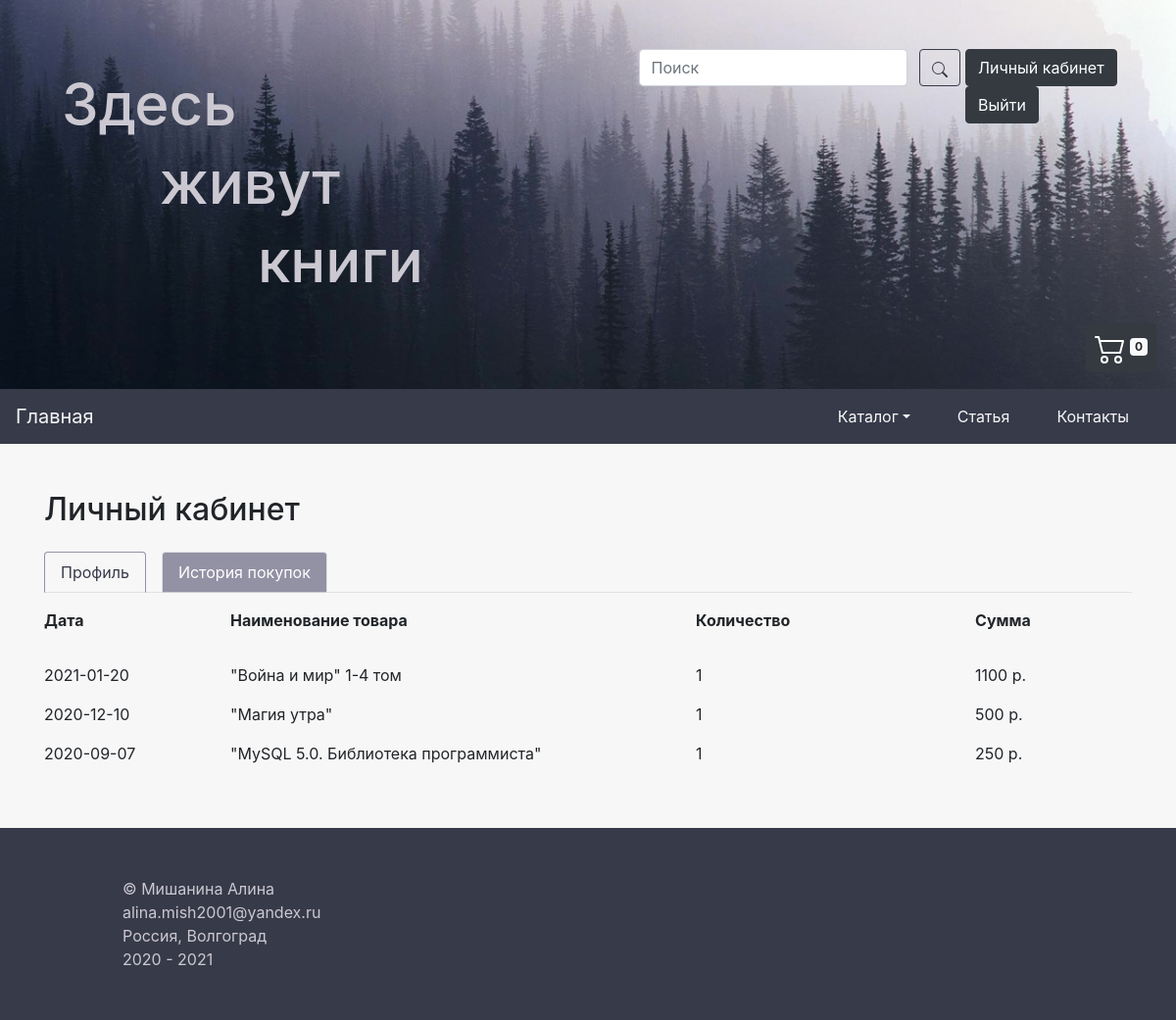
Page /lk_shop_hist.php (signed in) on the committed database.
### tables this page shows
CREATE TABLE `purchase_history` (
  `purchase_id` int(10) UNSIGNED NOT NULL,
  `purchase_date` date NOT NULL,
  `book_name` text NOT NULL,
  `purchase_quant` int(5) UNSIGNED NOT NULL,
  `purchase_cost` decimal(10,0) NOT NULL,
  `user_id` int(10) NOT NULL
);

### connect.php (called while the page is built, shortened)
<?php
	if (isset($_SESSION['id']))
	{
		$isLogin = true;
	}
	else
	{
		$isLogin = false;
	}
?>

### lk_shop_hist.php (the view, shortened to what this page needs)
<?php
	require "header.php";
?>
	<div class="container">
		<h2 class="mt-5">Личный кабинет</h2>
		<ul class="nav nav-tabs mt-4">
			<li class="nav-item">
				<a class="nav-link lk" href="lk_main.php">Профиль</a>
			</li>
			<li class="nav-item">
				<a class="nav-link active" href="lk_shop_hist.php">История покупок</a>
			</li>
		</ul>
		<div class="row mt-3 head-tab">
			<div class="col-2 column-name">
				<p><b>Дата</b></p>
			</div>
			<div class="col-5">
				<p><b>Наименование товара</b></p>
			</div>
			<div class="col-3">
				<p><b>Количество</b></p>
			</div>
			<div class="col">
				<p><b>Сумма</b></p>
			</div>
		</div>
		<div class="row mt-3 line-tab">
			<?php
				$_id = mysqli_real_escape_string($link,$_SESSION['id']);
				if($link){
					$query = mysqli_query($link,"SELECT * FROM purchase_history WHERE user_id='$_id'");
					if($query){
						$num = 0;
						while ($data  =  mysqli_fetch_array($query))
						{ ?>
							<div class="col-2">
								<p><?php echo $data['purchase_date'];?></p>
							</div>
							<div class="col-5">
								<p><?php echo $data['book_name'];?></p>
							</div>
							<div class="col-3">
								<p><?php echo $data['purchase_quant'];?></p>
							</div>
							<div class="col">
								<p><?php echo $data['purchase_cost'];?> р.</p>
							</div>
						<?php $num++;}
					}
					else{
						echo 'Запрос не выполнен';
					}
				}
				else {
					echo 'Нет соединения с базой данных';
				}?>
		</div>
	</div>
<?php
	require "footer.php";
?>

### header.php (shortened to what this page needs)
<!doctype html>
<html lang="en">
  <head>
    <link rel="stylesheet" href="https://cdn.jsdelivr.net/npm/bootstrap@4.5.3/dist/css/bootstrap.min.css">
	<link rel="stylesheet" href="style1.css">
  </head>
 <body>
	<?php
		include "connect.php";
	?>
    <header class="header">
		<div class="overlay">
			<div class="container-fluid">
				<div class="row">
					<div class="col-5">
						<div class="description ml-5 " style="margin-top: 70px;">
							<h1 style="margin-left: 0px;"><font color="#CBC8D1">Здесь</font></h1>
							<h1 style="margin-left: 100px;"><font color="#CBC8D1">живут</font></h1>
							<h1 style="margin-left: 200px;"><font color="#CBC8D1">книги</font></h1>
						</div>
					</div>
					<div class="col">
						<div class="search">
							<form class="form-inline">
								<input class="form-control mr-sm-2" type="search" placeholder="Поиск" aria-label="Search">
								<button class="btn btn-dark-search my-2 my-sm-0" type="submit"></button>
							</form>
						</div>
					</div>
					<div class="col-2">
						<?php
							if ($isLogin){?>
								<form action="actions.php" method="POST">
									<div class="register row">
											<a class="btn btn-dark mr-2" type="submit" href="lk_main.php">Личный кабинет</a>
											<input class="btn btn-dark" type="submit" name="leave" value="Выйти">
									</div>
								</form>
								<div class="basket">
									<a class="btn btn-dark p-2" href="basket.html" role="button">
										<span class="badge badge-light">0</span>
									</a>
								</div>
							<?php }?>
					</div>
				</div>
			</div>
		</div>
	</header>
	<nav class="navbar navbar-expand-lg">
		<a class="navbar-brand" href="index.php">Главная</a>
		<div class="collapse navbar-collapse " id="navbarSupportedContent">
			<ul class="nav nav-pills">
				<li class="nav-item dropdown">
					<a class="nav-link dropdown-toggle _menu" data-toggle="dropdown" href="#" role="button" aria-haspopup="true" aria-expanded="false">Каталог</a>
				</li>
				<li class="nav-item">
					<a class="nav-link _menu" href="article.php">Статья</a>
				</li>
				<li class="nav-item">
					<a class="nav-link _menu" href="#">Контакты</a>
				</li>
			</ul>
	   </div>
	</nav>

### footer.php
	<footer  class="footer mt-5">
        <div class="container-fluid">
            <div class="row">
                <div class="col-md-12">
                    <div class="credits">
                        © Мишанина Алина<br/>
                        alina.mish2001@yandex.ru<br/>
                        Россия, Волгоград<br/>
						2020 - 2021
                    </div>
                </div>
            </div>
        </div>
    </footer>
 </body>
</html>

### style1.css (style rules this page uses)
body { background-color: #f7f7f7; }
.header { height: 397px; background-image: url('images/headerback8.jpg'); background-attachment: inherit; background-size: cover; background-position: center; }
.overlay { position: absolute; height: 100%; min-width: 100%; left: 0; top: 0; background: rgba(244, 244, 244, 0.0); }
.description h1 { color:#fff ; font-size: 45pt; }
.register { position: absolute; top: 50px; right: 20px; }
.search { position: absolute; margin-top: 50px; right: 20px; }
.form-control { width: 448px; }
.basket { position: absolute; top: 330px; right: 20px; }
.form-inline, .form-control { display: inline-block; vertical-align: middle; }
.btn-dark-search { color: #373A49; border-color: #373A49; }
.navbar { background:#373A49; }
.nav-link , .navbar-brand { color: #f4f4f4; cursor: pointer; }
.nav-link { color: #f7f7f7; margin-right: 1em !important; }
.navbar-collapse { justify-content: flex-end; }
.lk { border-color: #fff; color: #373A49; }
.nav-tabs .nav-link { border-color: #9391A4 #9391A4 #dee2e6; }
.nav-tabs .nav-link.active, .nav-tabs .nav-item.show .nav-link { background-color: #9391A4; color: #fff; border-color: #dee2e6 #dee2e6 #CBC8D1; }
.container { position: relative; }
.footer { background: #373A49; padding:50px 0 50px; }
.credits { color: #CBC8D1; margin-left: 110px; text-align: left; }

### rows in the picture
purchase_history: purchase_date "2021-01-20", book_name "\"Война и мир\" 1-4 том", purchase_quant "1", purchase_cost "1100"
purchase_history: purchase_date "2020-12-10", book_name "\"Магия утра\"", purchase_quant "1", purchase_cost "500"
purchase_history: purchase_date "2020-09-07", book_name "\"MySQL 5.0. Библиотека программиста\"", purchase_quant "1", purchase_cost "250"
